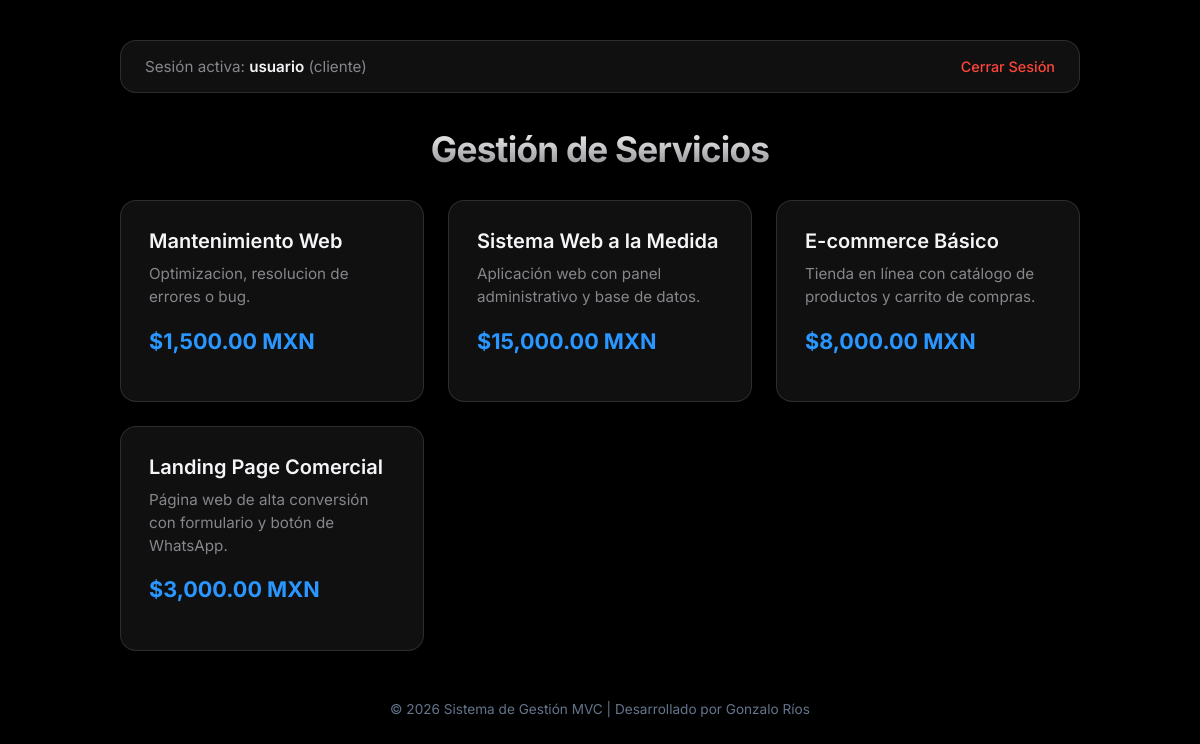
The app's page /index.php?action=index (signed in) with its own data.
### tables this page shows
CREATE TABLE `servicios` (
  `id` int(11) NOT NULL,
  `nombre` varchar(100) NOT NULL,
  `descripcion` text NOT NULL,
  `precio` decimal(10,2) NOT NULL
);

### app/controllers/ServicioController.php (called while the page is built, shortened)
<?php
require_once __DIR__ . '/../models/Servicio.php';
class ServicioController {
    private $servicioModel;
    public function __construct($pdo) {
        $this->servicioModel = new Servicio($pdo);
    }
    public function index() {
        $servicios = $this->servicioModel->obtenerTodos();
        require_once __DIR__ . '/../views/templates/header.php';
        require_once __DIR__ . '/../views/servicios/index.php';
        require_once __DIR__ . '/../views/templates/footer.php';
    }
}
?>

### app/models/Servicio.php (called while the page is built, shortened)
<?php
class Servicio {
    private $pdo;
    public function __construct($pdo) {
        $this->pdo = $pdo;
    }
    public function obtenerTodos() {
        $stmt = $this->pdo->query("SELECT * FROM servicios ORDER BY id DESC");
        return $stmt->fetchAll();
    }
}
?>

### app/views/servicios/index.php (the view, shortened to what this page needs)
<h1>Gestión de Servicios</h1>
<div class="grid">
    <?php foreach ($servicios as $servicio): ?>
        <div class="card">
            <div>
                <h3><?php echo htmlspecialchars($servicio['nombre']); ?></h3>
                <p><?php echo htmlspecialchars($servicio['descripcion']); ?></p>
            </div>
            <div>
                <p class="precio">$<?php echo number_format($servicio['precio'], 2); ?> MXN</p>
            </div>
        </div>
    <?php endforeach; ?>
</div>

### app/views/templates/header.php (style rules this page uses)
:root { --bg-main: #000000; --bg-card: rgba(22, 22, 23, 0.75); --bg-card-hover: rgba(29, 29, 31, 0.85); --border-subtle: rgba(255, 255, 255, 0.12); --border-focus: #0071e3; --text-primary: #f5f5f7; --text-secondary: #86868b; --accent-blue: #2997ff; --accent-green: #30d158; --accent-red: #ff453a; --accent-amber: #ffd60a; --radius-main: 16px; --radius-sm: 10px; --shadow-apple: 0 12px 40px rgba(0, 0, 0, 0.4); --font-apple: 'Inter', -apple-system, BlinkMacSystemFont, "SF Pro Display", "Segoe UI", Roboto, sans-serif; }
* { box-sizing: border-box; margin: 0; padding: 0; }
body { font-family: var(--font-apple); background-color: var(--bg-main); color: var(--text-primary); padding: 40px 20px; min-height: 100vh; -webkit-font-smoothing: antialiased; }
h1 { font-size: 2.2rem; font-weight: 700; letter-spacing: -0.022em; margin-bottom: 25px; text-align: center; background: linear-gradient(180deg, #FFFFFF 0%, #86868B 100%); -webkit-background-clip: text; -webkit-text-fill-color: transparent; }
.grid { display: grid; grid-template-columns: repeat(auto-fill, minmax(280px, 1fr)); gap: 24px; margin-top: 30px; }
.card { background: var(--bg-card); backdrop-filter: blur(12px); -webkit-backdrop-filter: blur(12px); border: 1px solid var(--border-subtle); padding: 28px; border-radius: var(--radius-main); transition: all 0.3s ease; display: flex; flex-direction: column; justify-content: space-between; }
.card h3 { font-size: 1.25rem; font-weight: 600; margin-bottom: 10px; color: var(--text-primary); }
.card p { color: var(--text-secondary); font-size: 0.95rem; line-height: 1.5; margin-bottom: 16px; }
.precio { color: var(--accent-blue) !important; font-size: 1.35rem !important; font-weight: 700; }

### records on screen
servicios: nombre "Mantenimiento Web", descripcion "Optimizacion, resolucion de errores o bug.", precio "1,500.00"
servicios: nombre "Sistema Web a la Medida", descripcion "Aplicación web con panel administrativo y base de datos.", precio "15,000.00"
servicios: nombre "E-commerce Básico", descripcion "Tienda en línea con catálogo de productos y carrito de compras.", precio "8,000.00"
servicios: nombre "Landing Page Comercial", descripcion "Página web de alta conversión con formulario y botón de WhatsApp.", precio "3,000.00"

### other values on screen
$_SESSION['usuario_nombre'] "usuario"
$_SESSION['usuario_rol'] "cliente"
